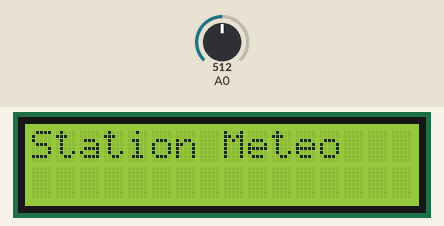
A sketch run on a simulated Arduino Uno, built with avr-gcc and run on an emulated ATmega328P. Parts: 16×2 character LCD. The test bench sets the inputs (shaded band); at power-on: A0 = 512. Random numbers use the default seed unless the sketch sets one.

Above: at 0.1 s.
At 2.1 s:
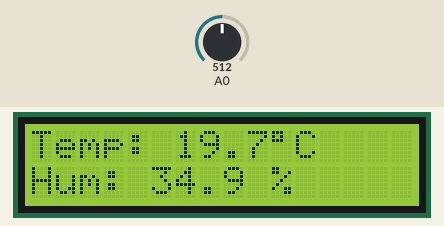
At 6.1 s:
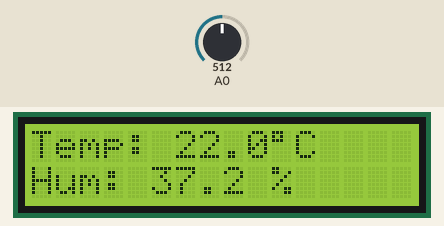
At 10.1 s:
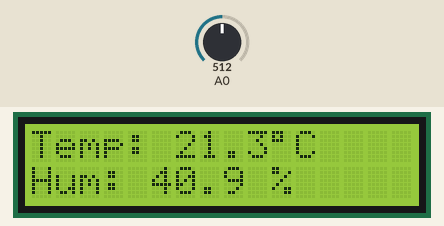
At 20.2 s:
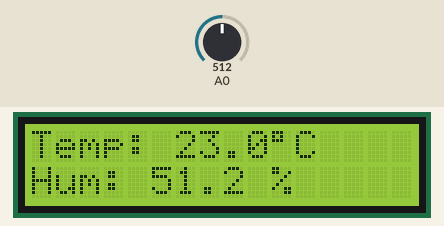
At 38.2 s:
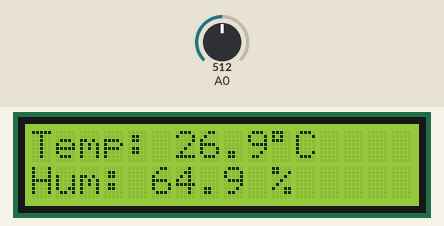

The sketch:

Script.ino
```cpp
#include <LiquidCrystal.h>

LiquidCrystal lcd(12, 11, 5, 4, 3, 2);

int dhtPin = 7;

void setup() {
  pinMode(dhtPin, INPUT);
  lcd.begin(16, 2);
  lcd.print("Station Meteo");
  delay(2000);
  lcd.clear();
}

void loop() {
  int sensorValue = analogRead(A0);
  float temperature = 24.0 + random(-50, 50) / 10.0;
  float humidity = 50.0 + random(-200, 200) / 10.0;

  lcd.setCursor(0, 0);
  lcd.print("Temp: ");
  lcd.print(temperature, 1);
  lcd.print((char)223);
  lcd.print("C");

  lcd.setCursor(0, 1);
  lcd.print("Hum: ");
  lcd.print(humidity, 1);
  lcd.print(" %");

  delay(2000);
}
```

Measured:
- what the display in image 1 shows lasts 2.0 s, from 2.1 s to 4.1 s
